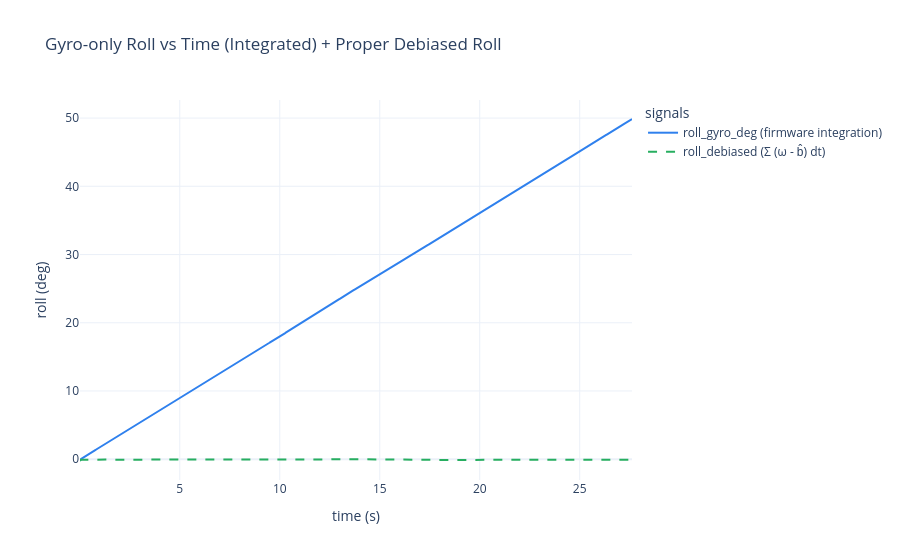
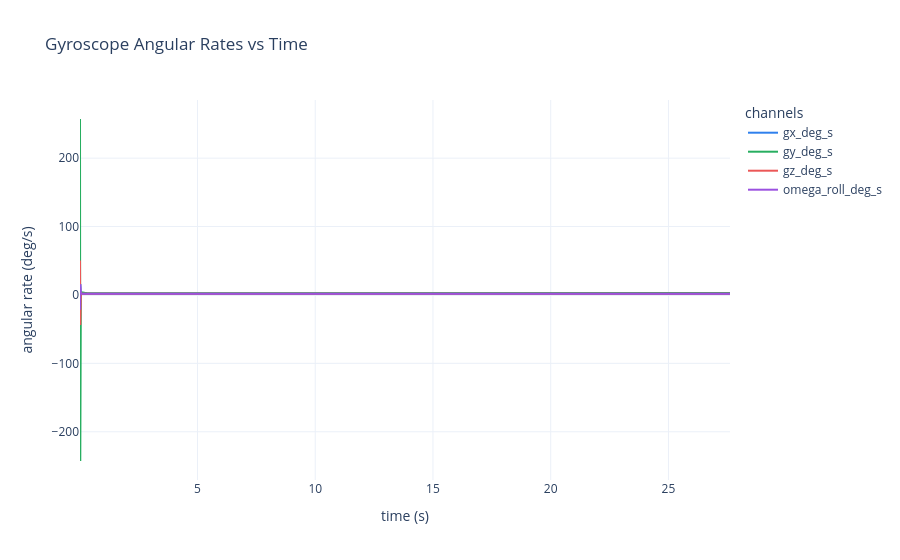
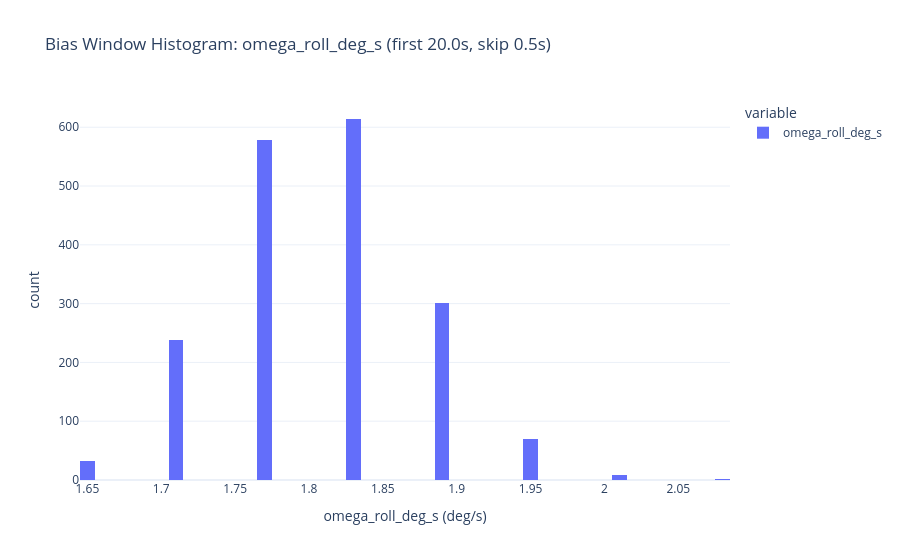
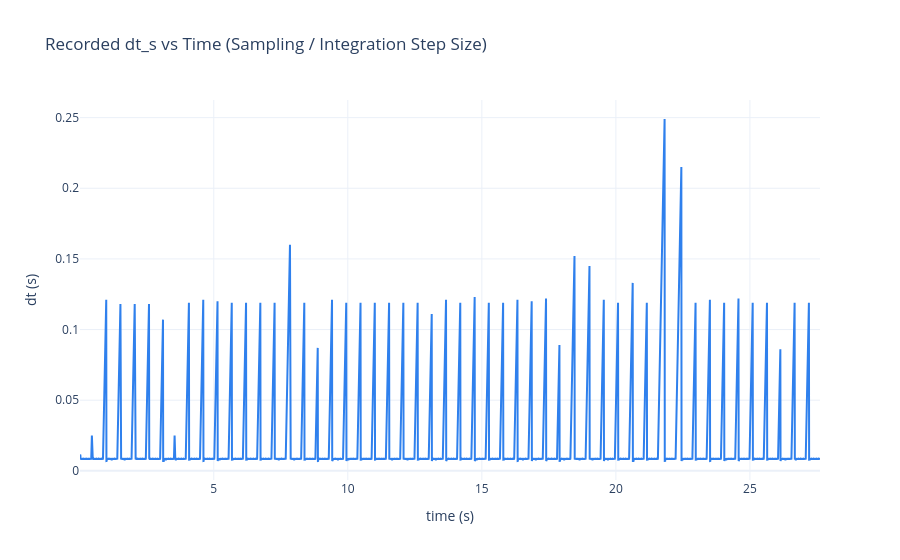

Notebook cell for these charts, in order:
### Code cell
# plot_roll_csv.py
# -----------------------------------------------------------------------------
# Plot and analyze gyro-only roll logs from your ESP32 (LSM9DS1) CSV dump.
#
# What this script does:
#  1) Loads roll.csv (even if it contains miniterm banners / --- CSV DUMP ... --- lines)
#  2) Estimates the gyroscope roll-rate bias (offset) from an initial "still" window
#  3) Plots:
#       - roll_gyro_deg vs time
#       - omega_roll_deg_s and gx/gy/gz vs time
#       - Histogram of omega_roll_deg_s in the bias window
#       - (Important) A *proper* "debiased roll" computed using the SAME dt samples
#
# Why "proper debiased roll" matters:
#  Your firmware integrates only when a gyro sample is actually read:
#      theta[k+1] = theta[k] + omega[k] * dt[k]
#  So to remove bias consistently, do:
#      theta_debiased[k] = Σ_{i=1..k} (omega[i] - b_hat) * dt[i]
#
#  where b_hat is the estimated constant bias (deg/s) from an initial stationary window.
#
# Usage:
#   python3 plot_roll_csv.py /path/to/roll.csv
#
# Dependencies:
#   pip install pandas numpy plotly
# -----------------------------------------------------------------------------

from __future__ import annotations

import sys
from io import StringIO

import numpy as np
import pandas as pd
import plotly.graph_objects as go
import plotly.express as px


# -----------------------------------------------------------------------------
# User settings (adjust as needed)
# -----------------------------------------------------------------------------
BIAS_WINDOW_S = 20.0   # seconds used to estimate bias (keep IMU still for this duration)
SKIP_FIRST_S = 0.5     # seconds to ignore at start (startup transient)
TEMPLATE = "plotly_white"

# A clean, readable palette (Plotly will cycle through these in order)
COLORWAY = ["#2F80ED", "#27AE60", "#EB5757", "#9B51E0", "#F2994A", "#56CCF2"]

# Optional: remove obvious outliers in bias window (helps if you bumped the sensor)
# Set to None to disable. Typical values: 3.0 to 5.0
BIAS_CLIP_STD = 4.0


# -----------------------------------------------------------------------------
# CSV loading helper
# -----------------------------------------------------------------------------
def load_csv_clean(path: str) -> pd.DataFrame:
    """
    Loads the CSV while ignoring miniterm banners / dump markers / accidental plotter lines.

    Your serial dump can contain lines like:
      --- Miniterm on /dev/ttyUSB0 ...
      --- CSV DUMP START ---
      --- CSV DUMP END ---
    and sometimes "roll_gyro_deg:xx" if you accidentally captured plotter output.

    We strip those and parse only actual CSV rows.
    """
    with open(path, "r", encoding="utf-8", errors="ignore") as f:
        lines = f.readlines()

    cleaned_lines: list[str] = []
    for ln in lines:
        s = ln.strip()
        if not s:
            continue
        # Skip any banner/marker lines
        if s.startswith("---"):
            continue
        # Skip plotter-only format lines (if accidentally captured)
        if s.startswith("roll_gyro_deg:"):
            continue
        cleaned_lines.append(ln)

    df = pd.read_csv(StringIO("".join(cleaned_lines)))

    expected = [
        "time_s", "dt_s",
        "gx_deg_s", "gy_deg_s", "gz_deg_s",
        "omega_roll_deg_s",
        "roll_gyro_deg",
    ]
    missing = [c for c in expected if c not in df.columns]
    if missing:
        raise ValueError(f"Missing columns in CSV: {missing}\nFound: {list(df.columns)}")

    # Sort and reset index for safety
    df = df.sort_values("time_s").reset_index(drop=True)

    # Ensure numeric types
    for c in expected:
        df[c] = pd.to_numeric(df[c], errors="coerce")

    # Drop rows with NaNs in critical columns
    df = df.dropna(subset=["time_s", "dt_s", "omega_roll_deg_s", "roll_gyro_deg"]).reset_index(drop=True)

    return df


# -----------------------------------------------------------------------------
# Bias (offset) estimation
# -----------------------------------------------------------------------------
def estimate_bias(df: pd.DataFrame) -> dict:
    """
    Estimate gyro roll-rate bias b_hat from an initial window where the IMU is still.

    We assume the measurement model (for roll rate):
        omega_meas(t) = omega_true(t) + b + noise

    When the IMU is still (omega_true ≈ 0), then:
        omega_meas ≈ b + noise
    So a good bias estimate is the mean of omega_meas over a stationary window.

    Returns stats including:
        bias_mean_deg_s, bias_median_deg_s, bias_std_deg_s,
        drift_deg_per_min, predicted_drift_60s
    """
    t0 = float(df["time_s"].min())
    mask = (df["time_s"] >= t0 + SKIP_FIRST_S) & (df["time_s"] <= t0 + BIAS_WINDOW_S)

    w = df.loc[mask, "omega_roll_deg_s"].to_numpy()
    if w.size < 10:
        raise ValueError(
            "Not enough samples in the bias window.\n"
            "Increase BIAS_WINDOW_S or check that your CSV contains data early on."
        )

    # Optional robust clipping (remove occasional spikes if you moved the board)
    if BIAS_CLIP_STD is not None and w.size >= 20:
        mu = np.mean(w)
        sigma = np.std(w, ddof=1) if w.size > 1 else 0.0
        if sigma > 1e-12:
            keep = np.abs(w - mu) <= (BIAS_CLIP_STD * sigma)
            w = w[keep]

    bias_mean = float(np.mean(w))
    bias_median = float(np.median(w))
    bias_std = float(np.std(w, ddof=1)) if w.size > 1 else 0.0

    drift_deg_per_min = bias_mean * 60.0
    predicted_drift_60s = bias_mean * 60.0

    return {
        "bias_mean_deg_s": bias_mean,
        "bias_median_deg_s": bias_median,
        "bias_std_deg_s": bias_std,
        "drift_deg_per_min": drift_deg_per_min,
        "predicted_drift_60s_deg": predicted_drift_60s,
        "n_bias_samples": int(w.size),
        "bias_window_used_s": float(BIAS_WINDOW_S),
        "skip_first_s": float(SKIP_FIRST_S),
    }


# -----------------------------------------------------------------------------
# Proper debiased integration using recorded dt_s
# -----------------------------------------------------------------------------
def compute_debiased_roll(df: pd.DataFrame, bias_deg_s: float) -> np.ndarray:
    """
    Compute a *proper* debiased roll estimate using the *same dt_s samples* you integrated.

    Your firmware effectively does:
        theta[k] = theta[k-1] + omega[k] * dt[k]

    If omega[k] = omega_true[k] + b + noise, then integrating omega causes drift b*t.
    To remove bias consistently with your discrete integration, do:

        theta_debiased[k] = Σ_{i=1..k} (omega[i] - b_hat) * dt[i]

    This uses dt[i] from the CSV, so it remains consistent even if the IMU sampling
    is not perfectly uniform.
    """
    omega = df["omega_roll_deg_s"].to_numpy()
    dt = df["dt_s"].to_numpy()

    # elementwise: (omega - bias) * dt  -> deg
    increments = (omega - bias_deg_s) * dt
    theta_debiased = np.cumsum(increments)

    return theta_debiased


# -----------------------------------------------------------------------------
# Plotting helpers
# -----------------------------------------------------------------------------
def plot_roll_timeseries(df: pd.DataFrame, theta_debiased: np.ndarray):
    fig = go.Figure()
    fig.update_layout(template=TEMPLATE, colorway=COLORWAY)

    fig.add_trace(go.Scatter(
        x=df["time_s"], y=df["roll_gyro_deg"],
        mode="lines", name="roll_gyro_deg (firmware integration)",
        line=dict(width=2)
    ))

    fig.add_trace(go.Scatter(
        x=df["time_s"], y=theta_debiased,
        mode="lines", name="roll_debiased (Σ (ω - b̂) dt)",
        line=dict(width=2, dash="dash")
    ))

    fig.update_layout(
        title="Gyro-only Roll vs Time (Integrated) + Proper Debiased Roll",
        xaxis_title="time (s)",
        yaxis_title="roll (deg)",
        hovermode="x unified",
        legend_title="signals",
    )
    fig.show()


def plot_gyro_rates(df: pd.DataFrame):
    fig = go.Figure()
    fig.update_layout(template=TEMPLATE, colorway=COLORWAY)

    for col in ["gx_deg_s", "gy_deg_s", "gz_deg_s", "omega_roll_deg_s"]:
        fig.add_trace(go.Scatter(
            x=df["time_s"], y=df[col],
            mode="lines", name=col,
            line=dict(width=2)
        ))

    fig.update_layout(
        title="Gyroscope Angular Rates vs Time",
        xaxis_title="time (s)",
        yaxis_title="angular rate (deg/s)",
        hovermode="x unified",
        legend_title="channels",
    )
    fig.show()


def plot_bias_window_hist(df: pd.DataFrame):
    t0 = float(df["time_s"].min())
    mask = (df["time_s"] >= t0 + SKIP_FIRST_S) & (df["time_s"] <= t0 + BIAS_WINDOW_S)
    w = df.loc[mask, "omega_roll_deg_s"]

    fig = px.histogram(
        w,
        nbins=50,
        template=TEMPLATE,
        title=f"Bias Window Histogram: omega_roll_deg_s (first {BIAS_WINDOW_S}s, skip {SKIP_FIRST_S}s)"
    )
    fig.update_layout(
        xaxis_title="omega_roll_deg_s (deg/s)",
        yaxis_title="count",
    )
    fig.show()


def plot_dt(df: pd.DataFrame):
    fig = go.Figure()
    fig.update_layout(template=TEMPLATE, colorway=COLORWAY)

    fig.add_trace(go.Scatter(
        x=df["time_s"], y=df["dt_s"],
        mode="lines", name="dt_s",
        line=dict(width=2)
    ))

    fig.update_layout(
        title="Recorded dt_s vs Time (Sampling / Integration Step Size)",
        xaxis_title="time (s)",
        yaxis_title="dt (s)",
        hovermode="x unified",
    )
    fig.show()


# -----------------------------------------------------------------------------
# Main
# -----------------------------------------------------------------------------
def main():
    if len(sys.argv) < 2:
        print("Usage: python3 plot_roll_csv.py /path/to/roll.csv")
        sys.exit(1)

    path = "/home/iitgn-robotics/Debojit_WS/ME692_Data_and_Observer_Design/data/rollbiased0.csv"
    df = load_csv_clean(path)

    # Estimate bias from early stationary window
    stats = estimate_bias(df)
    bias_mean = stats["bias_mean_deg_s"]

    # Proper debiased roll using dt samples
    theta_debiased = compute_debiased_roll(df, bias_deg_s=bias_mean)

    # Print summary
    print("\n=== Gyro Roll-Rate Offset (Bias) Estimate ===")
    print(f"Bias window: first {stats['bias_window_used_s']}s (skipping first {stats['skip_first_s']}s)")
    print(f"Samples used: {stats['n_bias_samples']}")
    print(f"Mean bias      : {stats['bias_mean_deg_s']:+.6f} deg/s")
    print(f"Median bias    : {stats['bias_median_deg_s']:+.6f} deg/s")
    print(f"Std dev (noise): {stats['bias_std_deg_s']:.6f} deg/s")
    print(f"Drift rate (if uncorrected): {stats['drift_deg_per_min']:+.3f} deg/min")
    print(f"Predicted drift over 60s    : {stats['predicted_drift_60s_deg']:+.3f} deg")

    # Extra: compare final values (helps sanity-check)
    print("\n=== End-of-run sanity check ===")
    print(f"Final firmware roll_gyro_deg       : {float(df['roll_gyro_deg'].iloc[-1]):+.3f} deg")
    print(f"Final proper debiased roll (script): {float(theta_debiased[-1]):+.3f} deg")

    # Plots
    plot_roll_timeseries(df, theta_debiased)
    plot_gyro_rates(df)
    plot_bias_window_hist(df)
    plot_dt(df)


if __name__ == "__main__":
    main()

### Figure 1 — Plotly figure (JSON) as saved in the notebook; plotly's stock layout.template omitted (floating-point values rounded to 4 significant figures; data arrays with more than 128 entries replaced by an {"elided": "..."} marker saying what was removed)
{"data": [{"line": {"width": 2}, "mode": "lines", "name": "roll_gyro_deg (firmware integration)", "type": "scatter", "x": {"elided": "2600 float values"}, "y": {"elided": "2600 float values"}}, {"line": {"dash": "dash", "width": 2}, "mode": "lines", "name": "roll_debiased (Σ (ω - b̂) dt)", "type": "scatter", "x": {"elided": "2600 float values"}, "y": {"elided": "2600 float values"}}], "layout": {"colorway": ["#2F80ED", "#27AE60", "#EB5757", "#9B51E0", "#F2994A", "#56CCF2"], "hovermode": "x unified", "legend": {"title": {"text": "signals"}}, "title": {"text": "Gyro-only Roll vs Time (Integrated) + Proper Debiased Roll"}, "xaxis": {"title": {"text": "time (s)"}}, "yaxis": {"title": {"text": "roll (deg)"}}}}

### Figure 2 — Plotly figure (JSON) as saved in the notebook; plotly's stock layout.template omitted (floating-point values rounded to 4 significant figures; data arrays with more than 128 entries replaced by an {"elided": "..."} marker saying what was removed)
{"data": [{"line": {"width": 2}, "mode": "lines", "name": "gx_deg_s", "type": "scatter", "x": {"elided": "2600 float values"}, "y": {"elided": "2600 float values"}}, {"line": {"width": 2}, "mode": "lines", "name": "gy_deg_s", "type": "scatter", "x": {"elided": "2600 float values"}, "y": {"elided": "2600 float values"}}, {"line": {"width": 2}, "mode": "lines", "name": "gz_deg_s", "type": "scatter", "x": {"elided": "2600 float values"}, "y": {"elided": "2600 float values"}}, {"line": {"width": 2}, "mode": "lines", "name": "omega_roll_deg_s", "type": "scatter", "x": {"elided": "2600 float values"}, "y": {"elided": "2600 float values"}}], "layout": {"colorway": ["#2F80ED", "#27AE60", "#EB5757", "#9B51E0", "#F2994A", "#56CCF2"], "hovermode": "x unified", "legend": {"title": {"text": "channels"}}, "title": {"text": "Gyroscope Angular Rates vs Time"}, "xaxis": {"title": {"text": "time (s)"}}, "yaxis": {"title": {"text": "angular rate (deg/s)"}}}}

### Figure 3 — Plotly figure (JSON) as saved in the notebook; plotly's stock layout.template omitted (floating-point values rounded to 4 significant figures; data arrays with more than 128 entries replaced by an {"elided": "..."} marker saying what was removed)
{"data": [{"bingroup": "x", "hovertemplate": "variable=omega_roll_deg_s<br>value=%{x}<br>count=%{y}<extra></extra>", "legendgroup": "omega_roll_deg_s", "marker": {"color": "#636efa", "pattern": {"shape": ""}}, "name": "omega_roll_deg_s", "nbinsx": 50, "orientation": "v", "showlegend": true, "type": "histogram", "x": {"elided": "1843 float values"}, "xaxis": "x", "yaxis": "y"}], "layout": {"barmode": "relative", "legend": {"title": {"text": "variable"}, "tracegroupgap": 0}, "title": {"text": "Bias Window Histogram: omega_roll_deg_s (first 20.0s, skip 0.5s)"}, "xaxis": {"anchor": "y", "domain": [0, 1], "title": {"text": "omega_roll_deg_s (deg/s)"}}, "yaxis": {"anchor": "x", "domain": [0, 1], "title": {"text": "count"}}}}

### Figure 4 — Plotly figure (JSON) as saved in the notebook; plotly's stock layout.template omitted (floating-point values rounded to 4 significant figures; data arrays with more than 128 entries replaced by an {"elided": "..."} marker saying what was removed)
{"data": [{"line": {"width": 2}, "mode": "lines", "name": "dt_s", "type": "scatter", "x": {"elided": "2600 float values"}, "y": {"elided": "2600 float values"}}], "layout": {"colorway": ["#2F80ED", "#27AE60", "#EB5757", "#9B51E0", "#F2994A", "#56CCF2"], "hovermode": "x unified", "title": {"text": "Recorded dt_s vs Time (Sampling / Integration Step Size)"}, "xaxis": {"title": {"text": "time (s)"}}, "yaxis": {"title": {"text": "dt (s)"}}}}
